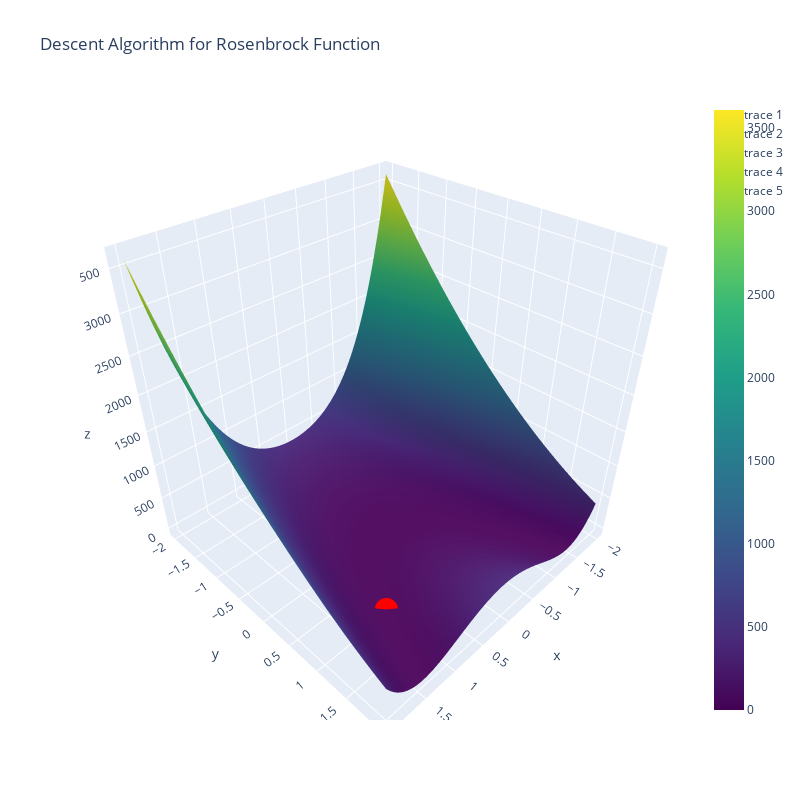

Source (notebook cell):
### Markdown cell above
### 3D Interactive Plot

### Code cell
x = np.linspace(-2, 2, 100)
y = np.linspace(-2, 2, 100)
X, Y = np.meshgrid(x, y)
Z = func([X, Y])

fig = go.Figure(data=[go.Surface(x=X, y=Y, z=Z, colorscale='viridis')])

for result in results:
    xk, gradient_norms, k = result
    fig.add_trace(go.Scatter3d(x=[xk[0]], y=[xk[1]], z=[func(xk)], mode='markers', marker=dict(color='red', size=8)))

fig.update_layout(
    title='Descent Algorithm for Rosenbrock Function',
    scene=dict(
        xaxis_title='x',
        yaxis_title='y',
        zaxis_title='z'
    ),
    width=800,  
    height=800 
)

fig.show()

### Figure 1 — Plotly figure (JSON) as saved in the notebook; plotly's stock layout.template omitted (floating-point values rounded to 4 significant figures; data arrays with more than 128 entries replaced by an {"elided": "..."} marker saying what was removed)
{"data": [{"colorscale": [[0, "#440154"], [0.1111, "#482878"], [0.2222, "#3e4989"], [0.3333, "#31688e"], [0.4444, "#26828e"], [0.5556, "#1f9e89"], [0.6667, "#35b779"], [0.7778, "#6ece58"], [0.8889, "#b5de2b"], [1, "#fde725"]], "type": "surface", "x": {"elided": "100x100 float values"}, "y": {"elided": "100x100 float values"}, "z": {"elided": "100x100 float values"}}, {"marker": {"color": "red", "size": 8}, "mode": "markers", "type": "scatter3d", "x": [1.0], "y": [1.0], "z": [1.251e-10]}, {"marker": {"color": "red", "size": 8}, "mode": "markers", "type": "scatter3d", "x": [1.0], "y": [1.0], "z": [1.251e-10]}, {"marker": {"color": "red", "size": 8}, "mode": "markers", "type": "scatter3d", "x": [1.0], "y": [1.0], "z": [1.252e-10]}, {"marker": {"color": "red", "size": 8}, "mode": "markers", "type": "scatter3d", "x": [1.0], "y": [1.0], "z": [1.251e-10]}, {"marker": {"color": "red", "size": 8}, "mode": "markers", "type": "scatter3d", "x": [1.0], "y": [1.0], "z": [1.251e-10]}], "layout": {"height": 800, "scene": {"xaxis": {"title": {"text": "x"}}, "yaxis": {"title": {"text": "y"}}, "zaxis": {"title": {"text": "z"}}}, "title": {"text": "Descent Algorithm for Rosenbrock Function"}, "width": 800}}
